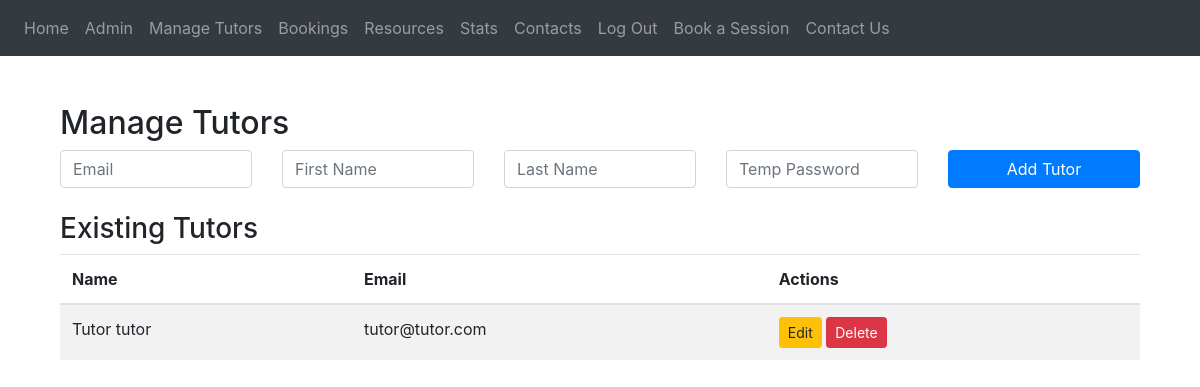
Page /admin/tutors (signed in) on the committed database.
### Website/models.py (models this page shows, shortened)
class User(db.Model, UserMixin):
    user_id = db.Column(db.Integer, primary_key=True)
    email = db.Column(db.String(100), unique=True, nullable=False)
    password = db.Column(db.String(150), nullable=False)
    first_name = db.Column(db.String(100))
    last_name = db.Column(db.String(100))
    role = db.Column(db.String(15), nullable=False, default='student')
    bookings_as_student = db.relationship(
        'Bookings',
        foreign_keys='Bookings.student_id',
        backref='student'
    )
    bookings_as_tutor = db.relationship(
        'Bookings',
        foreign_keys='Bookings.tutor_id',
        backref='tutor'
    )

### Website/root.py (the view)
@views.route('/admin/tutors')
@login_required
@role_required('admin')
def manage_tutors():
    tutors = User.query.filter_by(role='tutor').all()
    return render_template('admin/tutors.html', tutors=tutors)

### Website/__init__.py (called while the page is built)
def create_app():
    app = Flask(__name__)
    app.config['SECRET_KEY'] = 'PETR2140'
    app.config['SQLALCHEMY_DATABASE_URI'] = f'sqlite:///{DB_NAME}'
    app.config['UPLOAD_FOLDER'] = 'website/static/resources'
    db.init_app(app)
    from .root import views
    from .auth import auth
    app.register_blueprint(views, url_prefix='/')
    app.register_blueprint(auth, url_prefix='/')
    from .models import User, Bookings, Resources
    with app.app_context():
        db.create_all()
    login_manager = LoginManager()
    login_manager.login_view = 'auth.login'
    login_manager.init_app(app)
    @login_manager.user_loader
    def load_user(id):
        return User.query.get(int(id))
    return app

### Website/templates/admin/tutors.html
{% extends "base.html" %}{% block title %}Tutors{% endblock %}
{% block content %}
<div class="container mt-5">
    <h2>Manage Tutors</h2>
    <form method="POST" action="{{ url_for('views.add_tutor') }}" class="mb-4">
        <div class="row g-2">
            <div class="col">
                <input type="email" name="email" placeholder="Email" class="form-control" required>
            </div>
            <div class="col">
                <input type="text" name="first_name" placeholder="First Name" class="form-control" required>
            </div>
            <div class="col">
                <input type="text" name="last_name" placeholder="Last Name" class="form-control" required>
            </div>
            <div class="col">
                <input type="password" name="password" placeholder="Temp Password" class="form-control" required>
            </div>
            <div class="col">
                <button class="btn btn-primary w-100">Add Tutor</button>
            </div>
        </div>
    </form>
    <h3>Existing Tutors</h3>
    <table class="table table-striped">
        <thead>
            <tr>
                <th>Name</th>
                <th>Email</th>
                <th>Actions</th>
            </tr>
        </thead>
        <tbody>
            {% for tutor in tutors %}
            <tr>
                <td>{{ tutor.first_name }} {{ tutor.last_name }}</td>
                <td>{{ tutor.email }}</td>
                <td>
                    <a href="{{ url_for('views.edit_tutor', user_id=tutor.user_id) }}"
                       class="btn btn-warning btn-sm">
                        Edit
                    </a>
                    <a href="{{ url_for('views.delete_tutor', user_id=tutor.user_id) }}" class="btn btn-danger btn-sm"
                       onclick="return confirm('Are you sure you want to delete this tutor?');">
                       Delete
                    </a>
                </td>
            </tr>
            {% endfor %}
        </tbody>
    </table>
</div>
{% endblock %}

### rows in the picture
User: first_name "Tutor", last_name "tutor", email "tutor@tutor.com"
